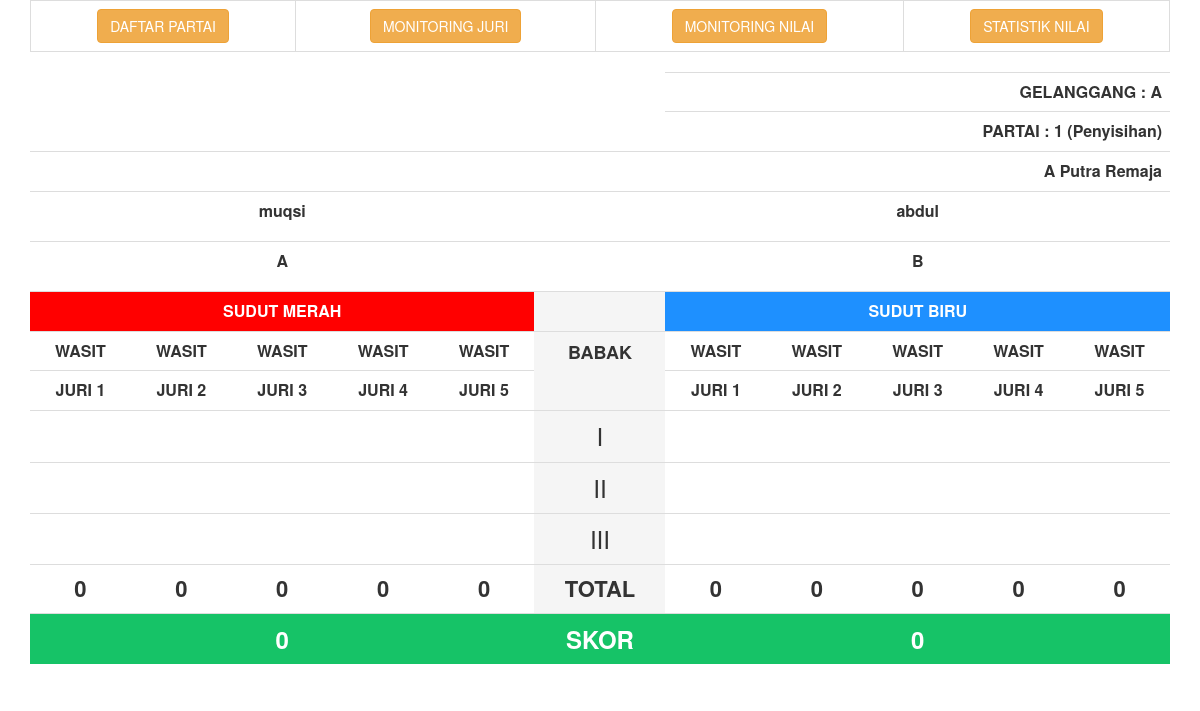
/nilai/view_tanding_kp.php?id_partai=1, run on the app's committed database.
### tables this page shows
CREATE TABLE `jadwal_tanding` (
  `id_partai` int(11) NOT NULL,
  `tgl` date NOT NULL,
  `kelas` varchar(55) NOT NULL,
  `gelanggang` varchar(2) NOT NULL,
  `partai` varchar(4) NOT NULL,
  `nm_merah` varchar(55) NOT NULL,
  `kontingen_merah` varchar(55) NOT NULL,
  `nm_biru` varchar(55) NOT NULL,
  `kontingen_biru` varchar(55) NOT NULL,
  `status` varchar(55) NOT NULL DEFAULT '-',
  `pemenang` varchar(150) NOT NULL DEFAULT '-',
  `babak` varchar(55) DEFAULT NULL,
  `medali` varchar(2) NOT NULL DEFAULT '0',
  `aktif` varchar(2) NOT NULL DEFAULT '0'
);

### nilai/view_tanding_kp.php (the view, shortened to what the rows shown need)
<?php
	include "../backend/includes/connection.php";
	$id_partai = mysqli_real_escape_string($koneksi, $_GET["id_partai"]);
	$sqljadwal = "SELECT * FROM jadwal_tanding
					WHERE id_partai='$id_partai'";
	$jadwal_tanding = mysqli_query($koneksi,$sqljadwal);
	$jadwal = mysqli_fetch_array($jadwal_tanding);
?>
<html>
<head>
  <link rel="stylesheet" href="css/bootstrap.min.css">
</head>
<body>
<div class="container">
<div class="table-responsive">
<table class="table">
  <thead>
  	<tr>
      <td colspan="6" rowspan="3">
      </td>
    </tr>
    <tr class="text-right">
      <td colspan="5" style="font-size: 16px; font-weight: bold;">GELANGGANG : <?php echo $jadwal['gelanggang']; ?></td>
    </tr>
    <tr class="text-right">
      <td colspan="5" style="font-size: 16px; font-weight: bold;">PARTAI : <?php echo $jadwal['partai']." (".$jadwal['babak'].")"; ?></td>
    </tr>
    <tr>
    	<td colspan="6">
	    </td>
      	<td colspan="5" class="text-right" style="font-size: 16px; font-weight: bold;"><?php echo $jadwal['kelas']; ?></td>
    </tr>
    <tr class="text-center">
      <td colspan="5" style="font-size: 16px; font-weight: bold;"><p><?php echo $jadwal['nm_merah']; ?></p></td>
      <td>&nbsp;</td>
      <td colspan="5" style="font-size: 16px; font-weight: bold;"><?php echo $jadwal['nm_biru']; ?></td>
    </tr>
    <tr class="text-center">
      <td colspan="5" style="font-size: 16px; font-weight: bold;"><p><?php echo $jadwal['kontingen_merah']; ?></p></td>
      <td>&nbsp;</td>
      <td colspan="5" style="font-size: 16px; font-weight: bold;"><p><?php echo $jadwal['kontingen_biru']; ?></p></td>
    </tr>
    <tr class="text-center">
      <td colspan="5" bgcolor="#FF0000" style="font-size: 16px; font-weight: bold;"><font color="white">SUDUT MERAH</font></td>
      <td bgcolor="#F5F5F5">&nbsp;</td>
      <td colspan="5" bgcolor="#1E90FF" style="font-size: 16px; font-weight: bold;"><font color="white">SUDUT BIRU</font></td>
    </tr>
    <tr class="text-center" style="font-weight: bold;">
      <td>WASIT</td>
      <td>WASIT</td>
      <td>WASIT</td>
      <td>WASIT</td>
      <td>WASIT</td>
      <td rowspan="2" bgcolor="#F5F5F5" style="font-size: 18px;">BABAK</td>
      <td>WASIT</td>
      <td>WASIT</td>
      <td>WASIT</td>
      <td>WASIT</td>
      <td>WASIT</td>
    </tr>
    <tr class="text-center" style="font-weight: bold;">
      <td>JURI 1</td>
      <td>JURI 2</td>
      <td>JURI 3</td>
      <td>JURI 4</td>
      <td>JURI 5</td>
      <td>JURI 1</td>
      <td>JURI 2</td>
      <td>JURI 3</td>
      <td>JURI 4</td>
      <td>JURI 5</td>
    </tr>
  </thead>
</table>
</div>
</div>
</body>
</html>

### data on the page
jadwal_tanding: gelanggang "A", partai "1", babak "Penyisihan", kelas "A Putra Remaja", nm_merah "muqsi", nm_biru "abdul", kontingen_merah "A", kontingen_biru "B"

### other printed values
$totalwasitjuri1merah "0"
$totalwasitjuri2merah "0"
$totalwasitjuri3merah "0"
$totalwasitjuri4merah "0"
$totalwasitjuri5merah "0"
$totalwasitjuri1biru "0"
$totalwasitjuri2biru "0"
$totalwasitjuri3biru "0"
$totalwasitjuri4biru "0"
$totalwasitjuri5biru "0"
$skorakhirmerah "0"
$skorakhirbiru "0"
